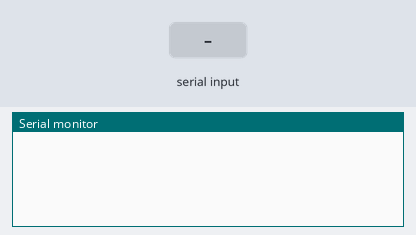
This sketch was run on a simulated Arduino Uno, built with avr-gcc and run on an emulated ATmega328P. On the bench: the last lines printed to the serial monitor. The test bench sets the inputs (shaded band).

Above: at 1.2 s.
1.3 s: byte 30 received over Serial
At 2.2 s:
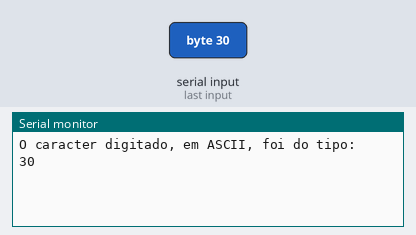
2.8 s: byte 90 received over Serial
At 3.3 s:
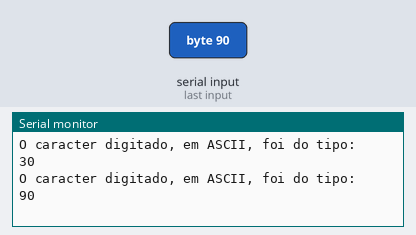
4.3 s: byte 120 received over Serial
At 5.7 s:
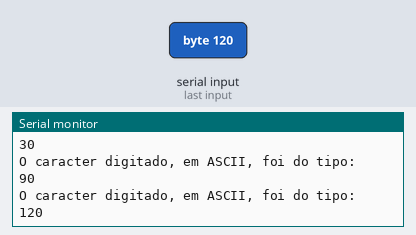

Measured:
- after the input at 1.3 s, the serial monitor: prints a new line at once (image 1)
- after the input at 2.8 s, the serial monitor: prints a new line after 0.05 s (image 2)
- after the input at 4.3 s, the serial monitor: prints a new line after 0.05 s (image 3)

The sketch:

exerc01.ino
```cpp
byte teste;
void setup() {
  // put your setup code here, to run once:
  Serial.begin(9600);
}

void loop() {
  // put your main code here, to run repeatedly:
  if(Serial.available()>0)
  {
    teste = Serial.read();
    if(teste != 10) //ENTER (\0)
    {
      Serial.println("O caracter digitado, em ASCII, foi do tipo: ");
      Serial.print(teste);
      Serial.print("\n");
    }
  }
}

/*var = Serial.read();
Serial.available() > 0 (está recebendo dados)
Serial.println ("");
 */
```
